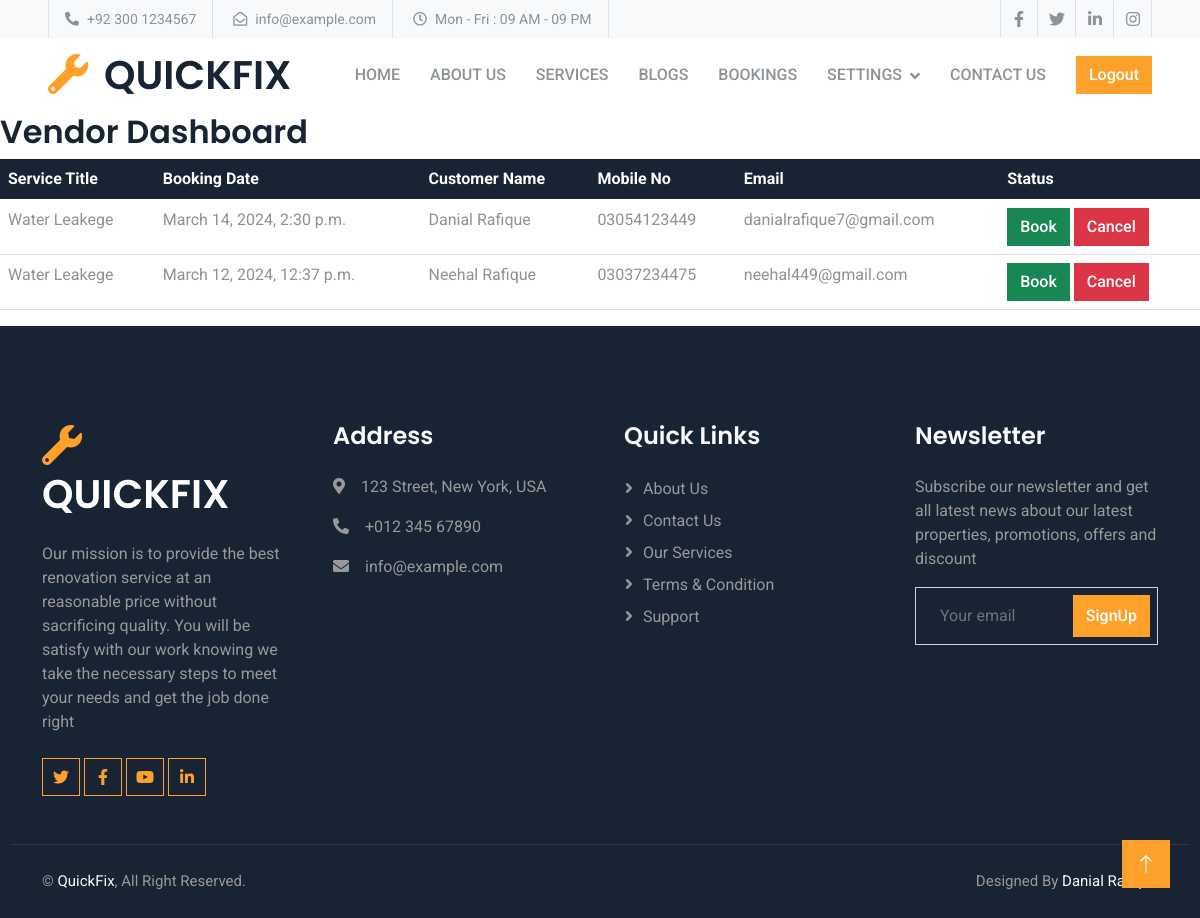
Before: /vendor-dashboard/ (signed in) with the older database file.
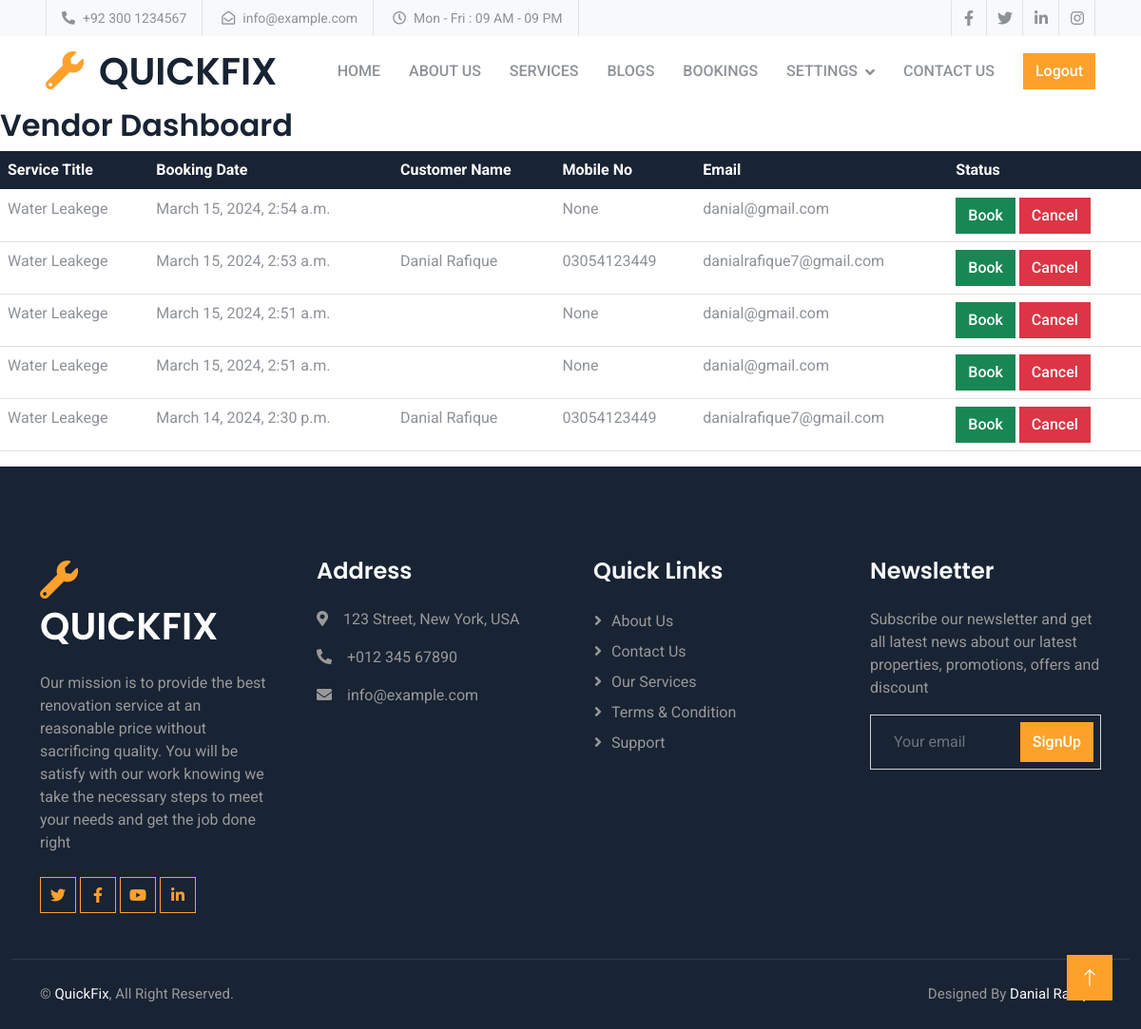
After: the same page with the newer database file.
### vendor/models.py (models this page shows, shortened)
class Booking(models.Model):
    STATUS_CHOICES = [
        ('Pending', 'Pending'),
        ('Booked', 'Booked'),
        ('Cancelled', 'Cancelled'),
    ]
    service = models.ForeignKey(Service, on_delete=models.CASCADE)
    user = models.ForeignKey(User, on_delete=models.CASCADE)
    booking_date = models.DateTimeField(default=timezone.now)
    mobile_no = models.CharField(max_length=11, null=True, blank=True)
    email = models.EmailField(null=True)
    first_name = models.CharField(max_length=30, null=True, blank=True)
    last_name = models.CharField(max_length=30, null=True, blank=True)
    username = models.CharField(max_length=30, null=True, blank=True)
    status = models.CharField(max_length=20, choices=STATUS_CHOICES, default='Pending')

class Service(models.Model):
    user = models.ForeignKey(User,on_delete=models.CASCADE,blank=True ,null=True)
    service_title = models.CharField(max_length=50,null=True, blank=True)
    service_image = models.ImageField(upload_to='service_images/')
    categories=models.ForeignKey(Service_Category ,on_delete=models.CASCADE , blank=True ,null=True, related_name='category')
    description = models.TextField(max_length=500,null=True, blank=True)

### vendor/views.py (the view)
# urls.py: path("vendor-dashboard/", vendor_dashboard_view, name="vendor_dashboard"),
def vendor_dashboard_view(request):
    vendor_services = Service.objects.filter(user=request.user)
    bookings = Booking.objects.filter(service__in=vendor_services).order_by('-id')
    return render(request, 'vendor/vendor_dashboard.html', {'bookings': bookings})

### vendor/templates/vendor/vendor_dashboard.html (shortened to what this page needs)
{% extends "base.html" %}
{% load static %}
{% block content %}
<h2>Vendor Dashboard</h2>
<div class="table-responsive">
  <table class="table">
    <thead class="table-dark">
      <tr>
        <th scope="col">Service Title</th>
        <th scope="col">Booking Date</th>
        <th scope="col">Customer Name</th>
        <th scope="col">Mobile No</th>
        <th scope="col">Email</th>
        <th scope="col">Status</th>
      </tr>
    </thead>
    <tbody>
      {% for booking in bookings %}
        <tr>
          <td>{{ booking.service.service_title }}</td>
          <td>{{ booking.booking_date }}</td>
          <td>{{ booking.first_name }} {{ booking.last_name }}</td>
          <td>{{ booking.mobile_no }}</td>
          <td>{{ booking.email }}</td>
          <td>
          {% if booking.status == "Booked" %}
          <a href="{% url 'vendor:approve_booking' booking.id 'Booked' %}" class="btn btn-success disabled">Book</a>
          <a href="{% url 'vendor:approve_booking' booking.id 'Cancelled' %}" class="btn btn-danger">Cancel</a>
          {% elif booking.status == "Cancelled" %}
          <a href="{% url 'vendor:delete_booking' booking.id%}" class="btn btn-danger">Delete</a>
          {% else %}
          <a href="{% url 'vendor:approve_booking' booking.id 'Booked' %}" class="btn btn-success">Book</a>
          <a href="{% url 'vendor:approve_booking' booking.id 'Cancelled' %}" class="btn btn-danger">Cancel</a>
          {% endif %}
          </td>
        </tr>
      {% empty %}
        <tr>
          <td colspan="5">No bookings found for the vendor's services.</td>
        </tr>
      {% endfor %}
    </tbody>
  </table>
</div>
{% endblock content %}

### templates/base.html (shortened to what this page needs)
{% load static %}
<!DOCTYPE html>
<html lang="en">
<head>
   <link href="https://cdnjs.cloudflare.com/ajax/libs/font-awesome/5.10.0/css/all.min.css" rel="stylesheet">
   <link href="https://cdn.jsdelivr.net/npm/bootstrap-icons@1.4.1/font/bootstrap-icons.css" rel="stylesheet">
   <link href="{% static 'customer/lib/animate/animate.min.css' %}" rel="stylesheet">
   <link href="{% static 'customer/lib/owlcarousel/assets/owl.carousel.min.css' %}" rel="stylesheet">
   <link href="{% static 'customer/css/bootstrap.min.css' %}" rel="stylesheet">
   <link href="{% static 'customer/css/style.css' %}" rel="stylesheet">
</head>
<body>
  {% include "header.html" %}
  {% block content %}
  {% endblock content %}
  {% include "footer.html" %}
</body>
</html>

### templates/header.html (shortened to what this page needs)
    <div class="container-fluid bg-light p-0">
        <div class="row gx-0 d-none d-lg-flex">
            <div class="col-lg-7 px-5 text-start">
                <div class="h-100 d-inline-flex align-items-center border-start border-end px-3">
                    <small class="fa fa-phone-alt me-2"></small>
                    <small>+92 300 1234567</small>
                </div>
                <div class="h-100 d-inline-flex align-items-center border-end px-3">
                    <small class="far fa-envelope-open me-2"></small>
                    <small>info@example.com</small>
                </div>
                <div class="h-100 d-inline-flex align-items-center border-end px-3">
                    <small class="far fa-clock me-2"></small>
                    <small>Mon - Fri : 09 AM - 09 PM</small>
                </div>
            </div>
            <div class="col-lg-5 px-5 text-end">
                <div class="h-100 d-inline-flex align-items-center">
                    <a class="btn btn-square border-end border-start" href=""><i class="fab fa-facebook-f"></i></a>
                    <a class="btn btn-square border-end" href=""><i class="fab fa-twitter"></i></a>
                    <a class="btn btn-square border-end" href=""><i class="fab fa-linkedin-in"></i></a>
                    <a class="btn btn-square border-end" href=""><i class="fab fa-instagram"></i></a>
                </div>
            </div>
        </div>
    </div>
    <nav class="navbar navbar-expand-lg bg-white navbar-light sticky-top px-4 px-lg-5 py-lg-0">
        <a href="index.html" class="navbar-brand d-flex align-items-center">
            <h1 class="m-0"><i class="fa fa-wrench text-primary me-3"></i>QUICKFIX</h1>
        </a>
        <div class="collapse navbar-collapse" id="navbarCollapse">
            <div class="navbar-nav ms-auto py-3 py-lg-0">
                <a href="{% url "customer:home" %}" class="nav-item nav-link">Home</a>
                <a href="{% url "customer:about" %}" class="nav-item nav-link">About Us</a>
                <a href="{% url "customer:service_view" %}" class="nav-item nav-link">Services</a>
                <a href="{% url "blog:post_list" %}" class="nav-item nav-link">Blogs</a>
                {% if user.is_authenticated %}
                {% if user.is_vendor %}
                <a href="{% url "vendor:vendor_dashboard" %}" class="nav-item nav-link">Bookings</a>
                <div class="nav-item dropdown">
                    <a href="#" class="nav-link dropdown-toggle" data-bs-toggle="dropdown">Settings</a>
                </div>
                {% endif %}
                {% endif %}
                <a href="{% url "customer:contact" %}" class="nav-item nav-link">Contact Us</a>
                {% if user.is_authenticated%}
                <div class="d-flex justify-content-center align-items-center ">
                 <a class=" btn text-white bg-primary" href="{% url "accounts:user_logout_view" %}">Logout</a>
                </div>
                {% else %}
                <div class="d-flex justify-content-center align-items-center gap-2">
                 <a class="btn text-white bg-primary" href="{% url "accounts:user_login_view" %}">Login</a>
                 <a class="text-white bg-primary btn " href="{% url "accounts:user_register_view" %}">Sign up</a>
               </div>
               {% endif %}
            </div>
        </div>
    </nav>

### templates/footer.html
<div class="container-fluid bg-dark footer  pt-5 wow fadeIn" data-wow-delay="0.1s">
    <div class="container py-5">
        <div class="row g-5">
            <div class="col-lg-3 col-md-6">
                <h1 class="text-white mb-4"><i class="fa fa-wrench text-primary me-3"></i>QUICKFIX</h1>
                <p>Our mission is to provide the best renovation service at an reasonable price without sacrificing quality. You will be satisfy with our work knowing we take the necessary steps to meet your needs and get the job done right</p>
                <div class="d-flex pt-2">
                    <a class="btn btn-square btn-outline-primary me-1" href=""><i class="fab fa-twitter"></i></a>
                    <a class="btn btn-square btn-outline-primary me-1" href=""><i class="fab fa-facebook-f"></i></a>
                    <a class="btn btn-square btn-outline-primary me-1" href=""><i class="fab fa-youtube"></i></a>
                    <a class="btn btn-square btn-outline-primary me-0" href=""><i class="fab fa-linkedin-in"></i></a>
                </div>
            </div>
            <div class="col-lg-3 col-md-6">
                <h4 class="text-light mb-4">Address</h4>
                <p><i class="fa fa-map-marker-alt me-3"></i>123 Street, New York, USA</p>
                <p><i class="fa fa-phone-alt me-3"></i>+012 345 67890</p>
                <p><i class="fa fa-envelope me-3"></i>info@example.com</p>
            </div>
            <div class="col-lg-3 col-md-6">
                <h4 class="text-light mb-4">Quick Links</h4>
                <a class="btn btn-link" href="">About Us</a>
                <a class="btn btn-link" href="">Contact Us</a>
                <a class="btn btn-link" href="">Our Services</a>
                <a class="btn btn-link" href="">Terms & Condition</a>
                <a class="btn btn-link" href="">Support</a>
            </div>
            <div class="col-lg-3 col-md-6">
                <h4 class="text-light mb-4">Newsletter</h4>
                <p>Subscribe our newsletter and get all latest news about our latest properties, promotions, offers and discount</p>
                <div class="position-relative mx-auto" style="max-width: 400px;">
                    <input class="form-control bg-transparent w-100 py-3 ps-4 pe-5" type="text" placeholder="Your email">
                    <button type="button" class="btn btn-primary py-2 position-absolute top-0 end-0 mt-2 me-2">SignUp</button>
                </div>
            </div>
        </div>
    </div>
    <div class="container-fluid copyright">
        <div class="container">
            <div class="row">
                <div class="col-md-6 text-center text-md-start mb-3 mb-md-0">
                    &copy; <a href="#">QuickFix</a>, All Right Reserved.
                </div>
                <div class="col-md-6 text-center text-md-end">
                    Designed By <a href="#">Danial Rafique</a>
                </div>
            </div>
        </div>
    </div>
</div>
<a href="#" class="btn btn-lg btn-primary btn-lg-square back-to-top"><i class="bi bi-arrow-up"></i></a>

### customer/static/customer/css/style.css (style rules this page uses)
:root { --primary: #FDA12B; --secondary: #8D9297; --light: #F8F9FA; --dark: #182333; }
.back-to-top { position: fixed; display: none; right: 30px; bottom: 30px; z-index: 99; }
.btn { font-weight: 500; transition: .5s; }
.btn.btn-primary, .btn.btn-outline-primary:hover { color: #FFFFFF; }
.btn-square { width: 38px; height: 38px; }
.btn-lg-square { width: 48px; height: 48px; }
.btn-square, .btn-sm-square, .btn-lg-square { padding: 0; display: flex; align-items: center; justify-content: center; font-weight: normal; }
.navbar.sticky-top { top: -100px; transition: .5s; }
.navbar .navbar-nav .nav-link { margin-right: 30px; padding: 25px 0; color: var(--secondary); font-weight: 500; text-transform: uppercase; outline: none; }
.navbar .dropdown-toggle::after { border: none; content: "\f107"; font-family: "Font Awesome 5 Free"; font-weight: 900; vertical-align: middle; margin-left: 8px; }
.footer { color: #999999; }
.footer .btn.btn-link { display: block; margin-bottom: 5px; padding: 0; text-align: left; color: #999999; font-weight: normal; text-transform: capitalize; transition: .3s; }
.footer .btn.btn-link::before { position: relative; content: "\f105"; font-family: "Font Awesome 5 Free"; font-weight: 900; color: #999999; margin-right: 10px; }
.footer .copyright { padding: 25px 0; font-size: 15px; border-top: 1px solid rgba(256, 256, 256, .1); }
.footer .copyright a { color: var(--light); }

### templates/base.html (style rules this page uses)
* { margin: 0; padding: 0; box-sizing: border-box; }

Changed rows visible on the page:
removed Booking: service.service_title "Water Leakege", booking_date "March 12, 2024, 12:37 p.m.", first_name "Neehal", last_name "Rafique", mobile_no "03037234475", email "neehal449@gmail.com", status "Book"
added Booking: service.service_title "Water Leakege", booking_date "March 15, 2024, 2:54 a.m.", mobile_no "None", email "danial@gmail.com", status "Book"
added Booking: service.service_title "Water Leakege", booking_date "March 15, 2024, 2:53 a.m.", first_name "Danial", last_name "Rafique", mobile_no "03054123449", email "danialrafique7@gmail.com", status "Book"
added Booking: service.service_title "Water Leakege", booking_date "March 15, 2024, 2:51 a.m.", mobile_no "None", email "danial@gmail.com", status "Book"
added Booking: service.service_title "Water Leakege", booking_date "March 15, 2024, 2:51 a.m.", mobile_no "None", email "danial@gmail.com", status "Book"
